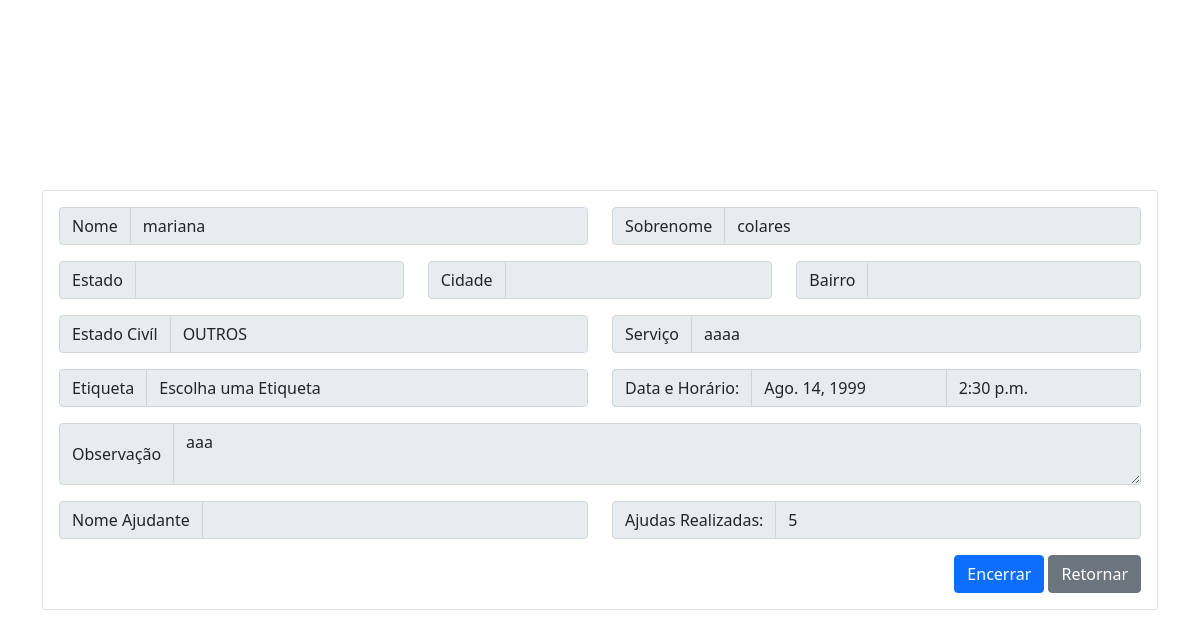
Before: /encerrar/7 (signed in) with the older database file.
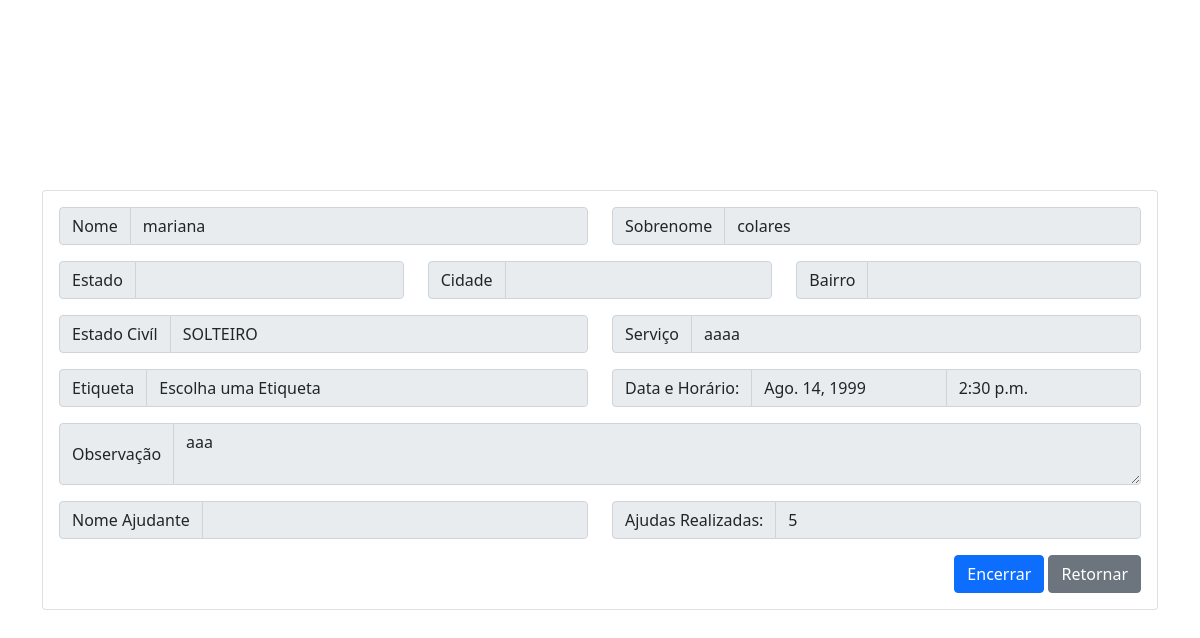
After: the same page with the newer database file.
### cadastro/models.py (models this page shows, shortened)
class Account(AbstractUser, PermissionsMixin):
    email = models.EmailField(verbose_name='email', max_length=60, unique=True)
    username = models.CharField(max_length=30)
    first_name = models.CharField(_('Nome'), max_length=150)
    last_name = models.CharField(_('Sobrenome'), max_length=150)
    estado = models.CharField(max_length=30, blank=True)
    cidade = models.CharField(max_length=50, blank=True)
    cep = models.CharField(verbose_name='CPF', max_length=10, blank=True)
    bairro = models.CharField(max_length=50, blank=True)
    rua = models.CharField(max_length=50, blank=True)
    numero_res = models.CharField(verbose_name='Número', max_length=6, blank=True)
    rg = models.CharField(verbose_name='RG',max_length=50, blank=True)
    cpf = models.CharField(verbose_name='CPF',max_length=50, blank=True)
    telefone = models.CharField(max_length=50, blank=True)
    estado_civil = models.CharField(max_length=10,
        choices=(
            ('', 'Estado Civíl'),
            ('CASADO', 'Casado(a)'),
            ('SOLTEIRO', 'Solteiro(a)'),
            ('DIVORCIADO', 'Divorciado(a)'),
            ('VIUVO', 'Viúvo(a)'),
            ('OUTROS', 'Outros')
        ), default=''
    )
    escolaridade = models.CharField(max_length=30, blank=True)
    sexo = models.CharField(max_length=10,
        choices=(
            ('', 'Sexo'),
            ('MASCULINO', 'Masculino'),
            ('FEMININO', 'Feminino')
        ), default=''
    )
    date_joined = models.DateTimeField(verbose_name='date joined', auto_now_add=True)
    last_login = models.DateTimeField(verbose_name='last login', auto_now=True)
    is_admin = models.BooleanField(default=False)
    is_active = models.BooleanField(default=True)
    is_staff = models.BooleanField(default=False)
    is_superuser = models.BooleanField(default=False)
    USERNAME_FIELD = 'email'
    REQUIRED_FIELDS = ['first_name', 'last_name']
    objects = MyAccountManager()

### servicos/views.py (the view)
# urls.py: path('encerrar/<int:servico_id>', views.encerrar, name='encerrar')
def encerrar(request, servico_id):
    servico = get_object_or_404(ServicoSolicitado, pk=servico_id)
    context = {
        "servico": servico
    }
    if request.method == 'POST':
        servico.data_fim = datetime.datetime.today()
        servico.hora_fim = datetime.datetime.now().strftime("%H:%M:%S")
        servico.save(update_fields=['data_fim', 'hora_fim'])
        return redirect('index')
    return render(request, 'encerrar.html', context)

### servicos/templates/encerrar.html (shortened to what the changed rows need)
{% load static %}
<!DOCTYPE html>
<html lang="en">
<head>
    <link href="https://cdn.jsdelivr.net/npm/bootstrap@5.1.3/dist/css/bootstrap.min.css" rel="stylesheet">
</head>
<body>
    <div class="container">
            <div class="card">
                <div class="card-body">
                    <div class="row">
                        <div class="col-6">
                            <div class="input-group mb-3">
                                <span class="input-group-text" id="basic-addon1">Nome</span>
                                <input type="text" value="{{user.first_name}}" class="form-control" aria-describedby="basic-addon1" disabled>
                            </div>
                        </div>
                        <div class="col-6">
                            <div class="input-group mb-3">
                                <span class="input-group-text" id="basic-addon2">Sobrenome</span>
                                <input type="text" value="{{user.last_name}}" class="form-control" aria-describedby="basic-addon2" disabled>
                            </div>
                        </div>
                        <div class="col-6">
                            <div class="input-group mb-3">
                                <span class="input-group-text" id="basic-addon6">Estado Civíl</span>
                                <input type="text" value="{{user.estado_civil}}" class="form-control" aria-describedby="basic-addon6" disabled>
                            </div>
                        </div>
                    </div>
                </div>
            </div>
        </div>
</body>
</html>

Changed rows visible on the page:
changed Account "mariana": estado_civil "OUTROS" → "SOLTEIRO"
